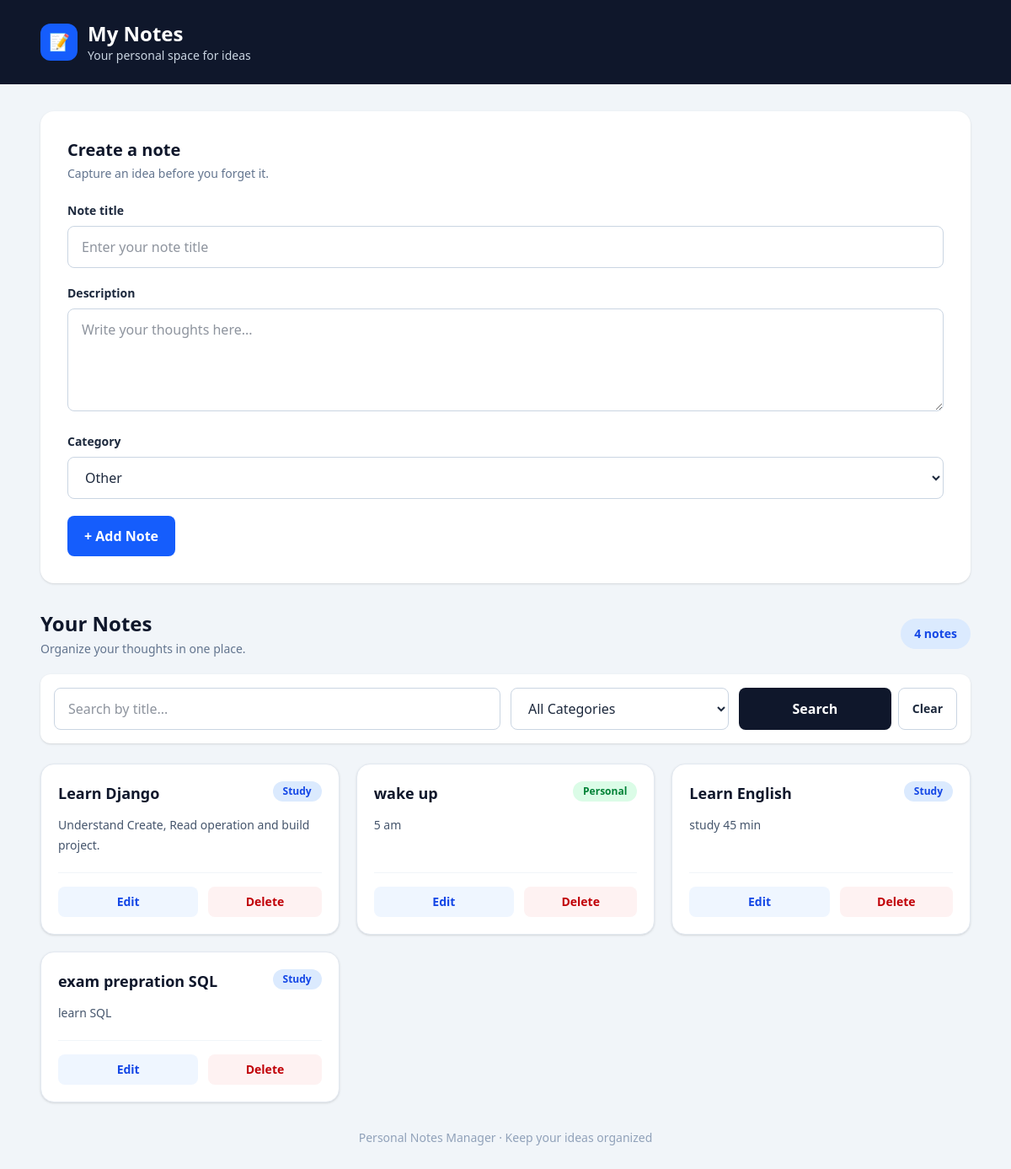
The page / on the database its author committed.
### notes/models.py (models this page shows, shortened)
class Note(models.Model):
    title = models.CharField(max_length=100)
    description = models.TextField()
    CATEGORY_CHOICES = [('personal', 'Personal'),('study', 'Study'),('work', 'Work'),('other', 'Other')]
    category = models.CharField( max_length=20,choices=CATEGORY_CHOICES,default='other')

### notes/views.py (the view, shortened to what this page needs)
# urls.py: path('',views.Home,name='home'),
def Home(request):
    query = request.GET.get('q', '')
    category_filter = request.GET.get('category', '')
    notes = Note.objects.all()
    if query:
        notes = notes.filter(title__icontains=query)
    if category_filter:
        notes = notes.filter(category=category_filter)
    total_notes = notes.count()
    context = {
        'notes': notes,
        'total_notes': total_notes,
        'query': query,
        'category_filter': category_filter,
    }
    return render(request, 'notes/home.html', context)

### notes/templates/notes/home.html (shortened to what this page needs)
<!DOCTYPE html>
<html lang="en">
<head>
    <script src="https://cdn.jsdelivr.net/npm/@tailwindcss/browser@4"></script>
</head>
<body class="min-h-screen bg-slate-100 text-slate-800">
    <header class="bg-slate-900 text-white">
        <div class="mx-auto flex max-w-6xl items-center gap-3 px-4 py-6 sm:px-6">
            <div class="flex h-11 w-11 items-center justify-center rounded-xl bg-blue-600">
                <span class="text-xl">📝</span>
            </div>
            <div>
                <h1 class="text-2xl font-bold">My Notes</h1>
                <p class="text-sm text-slate-300">
                    Your personal space for ideas
                </p>
            </div>
        </div>
    </header>
    <main class="mx-auto max-w-6xl space-y-8 px-4 py-8 sm:px-6">
        <section class="rounded-2xl bg-white p-6 shadow-sm sm:p-8">
            <div class="mb-6">
                <h2 class="text-xl font-bold text-slate-900">
                    Create a note
                </h2>
                <p class="mt-1 text-sm text-slate-500">
                    Capture an idea before you forget it.
                </p>
            </div>
            <form method="POST" class="space-y-5">
                <div>
                    <label for="title" class="mb-2 block text-sm font-semibold">
                        Note title
                    </label>
                    <input
                        type="text"
                        id="title"
                        name="title"
                        required
                        placeholder="Enter your note title"
                        class="w-full rounded-lg border border-slate-300 px-4 py-3 outline-none focus:border-blue-500 focus:ring-4 focus:ring-blue-100"
                    >
                </div>
                <div>
                    <label for="description" class="mb-2 block text-sm font-semibold">
                        Description
                    </label>
                    <textarea
                        id="description"
                        name="description"
                        rows="4"
                        required
                        placeholder="Write your thoughts here..."
                        class="w-full rounded-lg border border-slate-300 px-4 py-3 outline-none focus:border-blue-500 focus:ring-4 focus:ring-blue-100"
                    ></textarea>
                </div>
                <div>
                    <label for="category" class="mb-2 block text-sm font-semibold">
                        Category
                    </label>
                    <select
                        id="category"
                        name="category"
                        required
                        class="w-full rounded-lg border border-slate-300 bg-white px-4 py-3 outline-none focus:border-blue-500 focus:ring-4 focus:ring-blue-100"
                    >
                        <option value="other" selected>Other</option>
                    </select>
                </div>
                <button
                    type="submit"
                    class="w-full rounded-lg bg-blue-600 px-5 py-3 font-semibold text-white transition hover:bg-blue-700 sm:w-auto"
                >
                    + Add Note
                </button>
            </form>
        </section>
        <section>
            <div class="mb-5 flex flex-wrap items-center justify-between gap-3">
                <div>
                    <h2 class="text-2xl font-bold text-slate-900">
                        Your Notes
                    </h2>
                    <p class="mt-1 text-sm text-slate-500">
                        Organize your thoughts in one place.
                    </p>
                </div>
                <span class="rounded-full bg-blue-100 px-4 py-2 text-sm font-semibold text-blue-700">
                    {{ total_notes }} notes
                </span>
            </div>
            <form method="GET" action=""
                  class="mb-6 grid grid-cols-1 gap-3 rounded-xl bg-white p-4 shadow-sm sm:grid-cols-2 lg:grid-cols-4">
                <input
                    type="text"
                    name="q"
                    value="{{ query }}"
                    placeholder="Search by title..."
                    class="rounded-lg border border-slate-300 px-4 py-3 outline-none focus:border-blue-500 focus:ring-2 focus:ring-blue-100 sm:col-span-2 lg:col-span-2"
                >
                <select
                    name="category"
                    class="rounded-lg border border-slate-300 bg-white px-4 py-3 outline-none focus:border-blue-500"
                >
                    <option value="" {% if category_filter == "" %}selected{% endif %}>
                        All Categories
                    </option>
                </select>
                <div class="flex gap-2">
                    <button
                        type="submit"
                        class="flex-1 rounded-lg bg-slate-900 px-4 py-3 font-semibold text-white hover:bg-slate-700"
                    >
                        Search
                    </button>
                    <a
                        href="{% url 'home' %}"
                        class="flex items-center justify-center rounded-lg border border-slate-300 px-4 py-3 text-sm font-semibold hover:bg-slate-50"
                    >
                        Clear
                    </a>
                </div>
            </form>
            <div class="grid grid-cols-1 gap-5 md:grid-cols-2 lg:grid-cols-3">
                {% for note in notes %}
                    <article class="flex flex-col rounded-2xl border border-slate-200 bg-white p-5 shadow-sm transition hover:-translate-y-1 hover:shadow-md">
                        <div class="mb-3 flex items-start justify-between gap-3">
                            <h3 class="break-words text-lg font-bold text-slate-900">
                                {{ note.title }}
                            </h3>
                            <span class="shrink-0 rounded-full px-3 py-1 text-xs font-semibold
                                {% if note.category == 'personal' %}
                                    bg-green-100 text-green-700
                                {% elif note.category == 'study' %}
                                    bg-blue-100 text-blue-700
                                {% elif note.category == 'work' %}
                                    bg-purple-100 text-purple-700
                                {% else %}
                                    bg-slate-100 text-slate-700
                                {% endif %}">
                                {{ note.get_category_display }}
                            </span>
                        </div>
                        <p class="mb-5 flex-1 whitespace-pre-wrap break-words text-sm leading-6 text-slate-600">{{ note.description }}</p>
                        <div class="flex gap-3 border-t border-slate-100 pt-4">
                            <a
                                href="{% url 'edit_note' note.id %}"
                                class="flex-1 rounded-lg bg-blue-50 px-4 py-2 text-center text-sm font-semibold text-blue-700 hover:bg-blue-100"
                            >
                                Edit
                            </a>
                            <form
                                method="POST"
                                action="{% url 'delete_note' note.id %}"
                                class="flex-1"
                                onsubmit="return confirm('Are you sure you want to delete this note?');"
                            >
                                <button
                                    type="submit"
                                    class="w-full rounded-lg bg-red-50 px-4 py-2 text-sm font-semibold text-red-700 hover:bg-red-100"
                                >
                                    Delete
                                </button>
                            </form>
                        </div>
                    </article>
                {% endfor %}
            </div>
        </section>
        <footer class="pb-4 text-center text-sm text-slate-400">
            Personal Notes Manager · Keep your ideas organized
        </footer>
    </main>
</body>
</html>

### rows shown on the page
Note: title "Learn Django", category "Study", description "Understand Create, Read operation and build project."
Note: title "wake up", category "Personal", description "5 am"
Note: title "Learn English", category "Study", description "study 45 min"
Note: title "exam prepration SQL", category "Study", description "learn SQL"

### other values the page prints
{{ total_notes }} "4"
